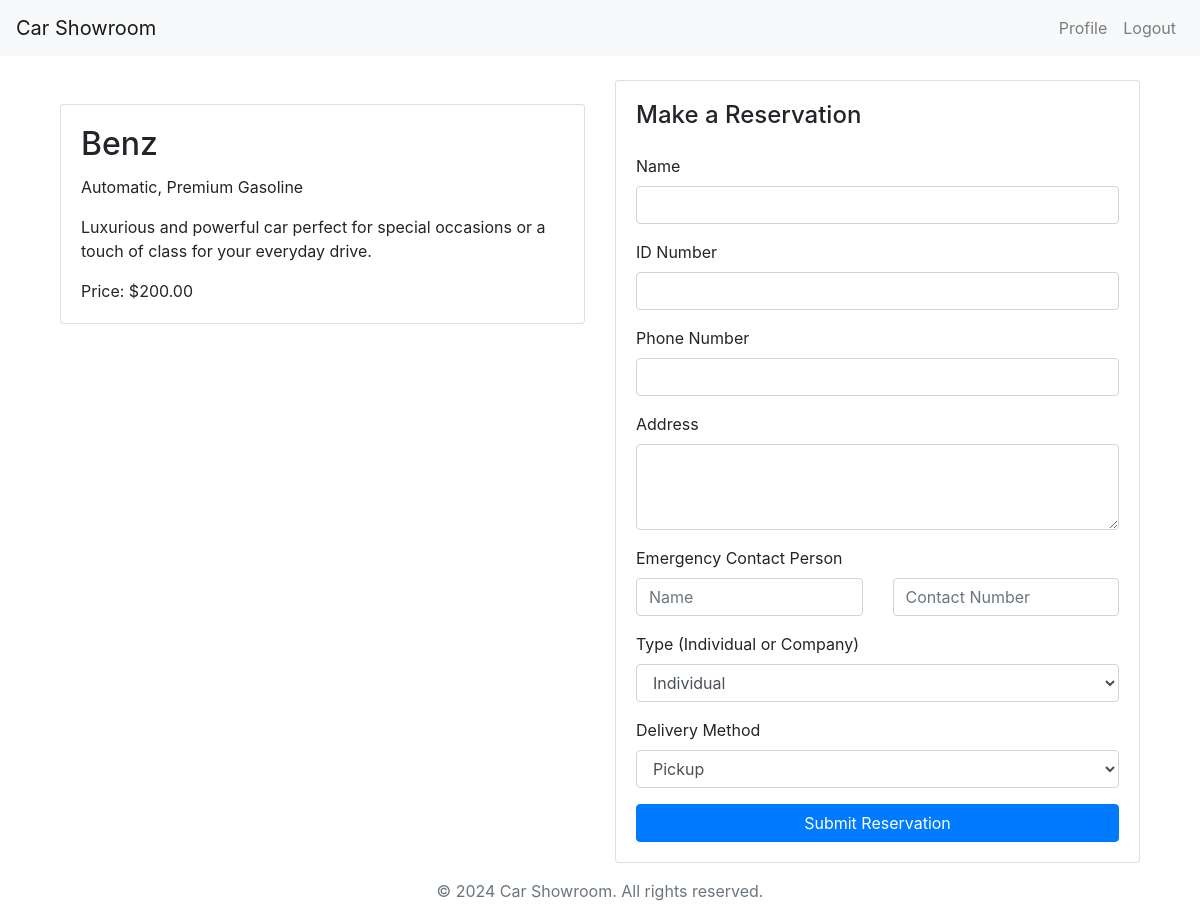
Screenshot of /showroom/1/ (signed in) with the database file from the repository.
### showroom/models.py (models this page shows, shortened)
class Car(models.Model):
    name = models.CharField(max_length=100)
    make = models.CharField(max_length=100)
    description = models.TextField()
    price = models.DecimalField(max_digits=10, decimal_places=2)
    images = models.ManyToManyField('CarImage', related_name='cars')

### showroom/views.py (the view)
# urls.py: path('showroom/<int:car_id>/', car_details, name='car_details'),
@login_required
def car_details(request, car_id):
    car = get_object_or_404(Car, pk=car_id)
    form = ReservationForm()  # Initialize the form here
    return render(request, 'showroom/car_details.html', {'car': car, 'form': form})

### showroom/forms.py
class ReservationForm(forms.ModelForm):
    class Meta:
        model = Reservation
        fields = [
            'name', 'id_number', 'phone_number', 'address',
            'emergency_contact_name', 'emergency_contact_phone',
            'reservation_type', 'delivery_method', 'company_name',
            'company_email', 'company_contact'
        ]
    def __init__(self, *args, **kwargs):
        super().__init__(*args, **kwargs)
        self.fields['company_name'].required = False
        self.fields['company_email'].required = False
        self.fields['company_contact'].required = False

### accounts/models.py (called while the page is built)
    def __str__(self):
        return self.username

### showroom/templates/showroom/car_details.html (shortened to what this page needs)
{% extends "sr_base.html" %}
{% block content %}
<div class="container mt-4">
    <div class="row">
        <div class="col-md-6">
            <div id="carCarousel" class="carousel slide" data-ride="carousel">
                <a class="carousel-control-prev" href="#carCarousel" role="button" data-slide="prev">
                    <span class="carousel-control-prev-icon" aria-hidden="true"></span>
                </a>
                <a class="carousel-control-next" href="#carCarousel" role="button" data-slide="next">
                    <span class="carousel-control-next-icon" aria-hidden="true"></span>
                </a>
            </div>
            <div class="card mt-4">
                <div class="card-body">
                    <h2 class="card-title">{{ car.name }}</h2>
                    <p class="card-text">{{ car.make }}</p>
                    <p class="card-text">{{ car.description }}</p>
                    <p class="card-text">Price: ${{ car.price }}</p>
                </div>
            </div>
        </div>
        <div class="col-md-6">
            <div class="card">
                <div class="card-body">
                    <h4 class="card-title mb-4">Make a Reservation</h4>
                    <form id="reservationForm" method="POST" action="https://checkout.flutterwave.com/v3/hosted/pay">
                        <div class="form-group">
                            <label for="name">Name</label>
                            <input type="text" class="form-control" id="name" name="name" required>
                        </div>
                        <div class="form-group">
                            <label for="id_number">ID Number</label>
                            <input type="text" class="form-control" id="id_number" name="id_number" required>
                        </div>
                        <div class="form-group">
                            <label for="phone_number">Phone Number</label>
                            <input type="tel" class="form-control" id="phone_number" name="phone_number" required>
                        </div>
                        <div class="form-group">
                            <label for="address">Address</label>
                            <textarea class="form-control" id="address" name="address" rows="3" required></textarea>
                        </div>
                        <div class="form-group">
                            <label>Emergency Contact Person</label>
                            <div class="row">
                                <div class="col">
                                    <input type="text" class="form-control" id="emergency_contact_name" name="emergency_contact_name" placeholder="Name" required>
                                </div>
                                <div class="col">
                                    <input type="tel" class="form-control" id="emergency_contact_phone" name="emergency_contact_phone" placeholder="Contact Number" required>
                                </div>
                            </div>
                        </div>
                        <div class="form-group">
                            <label for="reservation_type">Type (Individual or Company)</label>
                            <select class="form-control" id="reservation_type" name="reservation_type" required>
                                <option value="individual">Individual</option>
                            </select>
                        </div>
                        <div class="form-group">
                            <label for="delivery_method">Delivery Method</label>
                            <select class="form-control" id="delivery_method" name="delivery_method" required>
                                <option value="pickup">Pickup</option>
                            </select>
                        </div>
                        <button type="submit" class="btn btn-primary btn-block mt-3" id="start-payment-button">Submit Reservation</button>
                    </form>
                </div>
            </div>
        </div>
    </div>
</div>
{% endblock %}

### rows the page displays
Car: name "Benz", make "Automatic, Premium Gasoline", description "Luxurious and powerful car perfect for special occasions or a touch of class for your everyday drive.", price "200.00"
